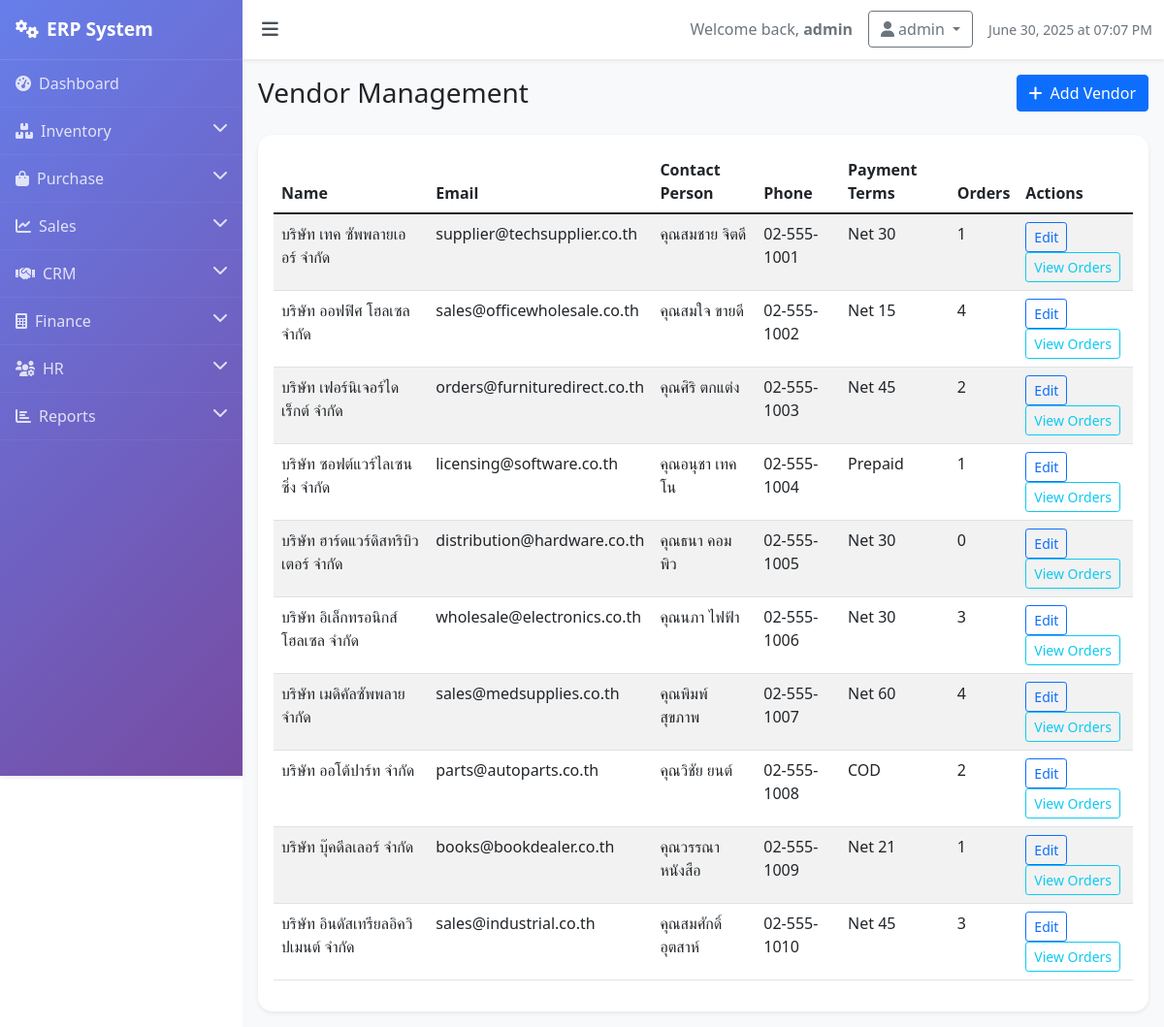
Screenshot of /purchases/vendors (signed in) with the database file from the repository.
### models.py (models this page shows, shortened)
class Vendor(db.Model):
    id = db.Column(db.Integer, primary_key=True)
    name = db.Column(db.String(100), nullable=False)
    email = db.Column(db.String(120), unique=True, nullable=False)
    phone = db.Column(db.String(20))
    address = db.Column(db.Text)
    contact_person = db.Column(db.String(100))
    payment_terms = db.Column(db.String(50))
    created_at = db.Column(db.DateTime, default=lambda: datetime.now(timezone.utc))
    purchase_orders = db.relationship('PurchaseOrder', backref='vendor', lazy=True)

### routes.py (the view)
    @app.route('/purchases/vendors')
    def vendors():
        if 'user_id' not in session:
            return redirect(url_for('login'))
        vendors = Vendor.query.all()
        return render_template('purchases/vendors.html', vendors=vendors)

### templates/purchases/vendors.html (shortened to what this page needs)
{% extends "base.html" %}
{% block content %}
<div class="d-flex justify-content-between align-items-center mb-4">
    <h1 class="h3 mb-0">Vendor Management</h1>
    <a href="{{ url_for('add_vendor') }}" class="btn btn-primary">
        <i class="fas fa-plus me-2"></i>Add Vendor
    </a>
</div>
<div class="card">
    <div class="card-body">
        {% if vendors %}
        <div class="table-responsive">
            <table class="table table-striped">
                <thead>
                    <tr>
                        <th>Name</th>
                        <th>Email</th>
                        <th>Contact Person</th>
                        <th>Phone</th>
                        <th>Payment Terms</th>
                        <th>Orders</th>
                        <th>Actions</th>
                    </tr>
                </thead>
                <tbody>
                    {% for vendor in vendors %}
                    <tr>
                        <td>{{ vendor.name }}</td>
                        <td>{{ vendor.email }}</td>
                        <td>{{ vendor.contact_person or 'N/A' }}</td>
                        <td>{{ vendor.phone or 'N/A' }}</td>
                        <td>{{ vendor.payment_terms or 'N/A' }}</td>
                        <td>{{ vendor.purchase_orders|length }}</td>
                        <td>
                            <button class="btn btn-sm btn-outline-primary">Edit</button>
                            <button class="btn btn-sm btn-outline-info">View Orders</button>
                        </td>
                    </tr>
                    {% endfor %}
                </tbody>
            </table>
        </div>
        {% else %}
        <div class="text-center py-4">
            <i class="fas fa-building fa-3x text-muted mb-3"></i>
            <p class="text-muted">No vendors found. <a href="{{ url_for('add_vendor') }}">Add your first vendor</a></p>
        </div>
        {% endif %}
    </div>
</div>
{% endblock %}

### templates/base.html (style rules this page uses)
body { overflow-x: hidden; }
.card { border: none; border-radius: 15px; box-shadow: 0 0.125rem 0.25rem rgba(0, 0, 0, 0.075); transition: transform 0.2s; }

### rows the page displays
Vendor: name "บริษัท เทค ซัพพลายเออร์ จำกัด", email "supplier@techsupplier.co.th", contact_person "คุณสมชาย จิตดี", phone "02-555-1001", payment_terms "Net 30", purchase_orders|length "1"
Vendor: name "บริษัท ออฟฟิศ โฮลเซล จำกัด", email "sales@officewholesale.co.th", contact_person "คุณสมใจ ขายดี", phone "02-555-1002", payment_terms "Net 15", purchase_orders|length "4"
Vendor: name "บริษัท เฟอร์นิเจอร์ไดเร็กต์ จำกัด", email "orders@furnituredirect.co.th", contact_person "คุณศิริ ตกแต่ง", phone "02-555-1003", payment_terms "Net 45", purchase_orders|length "2"
Vendor: name "บริษัท ซอฟต์แวร์ไลเซนซิ่ง จำกัด", email "licensing@software.co.th", contact_person "คุณอนุชา เทคโน", phone "02-555-1004", payment_terms "Prepaid", purchase_orders|length "1"
Vendor: name "บริษัท ฮาร์ดแวร์ดิสทริบิวเตอร์ จำกัด", email "distribution@hardware.co.th", contact_person "คุณธนา คอมพิว", phone "02-555-1005", payment_terms "Net 30", purchase_orders|length "0"
Vendor: name "บริษัท อิเล็กทรอนิกส์โฮลเซล จำกัด", email "wholesale@electronics.co.th", contact_person "คุณนภา ไฟฟ้า", phone "02-555-1006", payment_terms "Net 30", purchase_orders|length "3"
Vendor: name "บริษัท เมดิคัลซัพพลาย จำกัด", email "sales@medsupplies.co.th", contact_person "คุณพิมพ์ สุขภาพ", phone "02-555-1007", payment_terms "Net 60", purchase_orders|length "4"
Vendor: name "บริษัท ออโต้ปาร์ท จำกัด", email "parts@autoparts.co.th", contact_person "คุณวิชัย ยนต์", phone "02-555-1008", payment_terms "COD", purchase_orders|length "2"
Vendor: name "บริษัท บุ๊คดีลเลอร์ จำกัด", email "books@bookdealer.co.th", contact_person "คุณวรรณา หนังสือ", phone "02-555-1009", payment_terms "Net 21", purchase_orders|length "1"
Vendor: name "บริษัท อินดัสเทรียลอิควิปเมนต์ จำกัด", email "sales@industrial.co.th", contact_person "คุณสมศักดิ์ อุตสาห์", phone "02-555-1010", payment_terms "Net 45", purchase_orders|length "3"

### other values shown
{{ session.username }} "admin"
